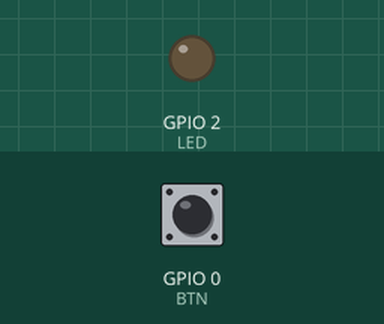
The program below on a simulated ESP32. On the bench: output pins drawn as LEDs (lit = HIGH). The inputs (shaded band) are chosen by the test bench; at power-on: GPIO 0 (BTN) HIGH. WiFi joins after 1.5 s; servers stay silent unless stated; I2S audio is not simulated (input reads silence); random numbers use the default seed unless the program sets one; no MQTT or app messages arrive unless stated; what the program prints to the serial monitor is not drawn.

Above: at 2.7 s.
2.8 s: GPIO 0 (BTN) pulled LOW for 0.15 s
At 2.87 s:
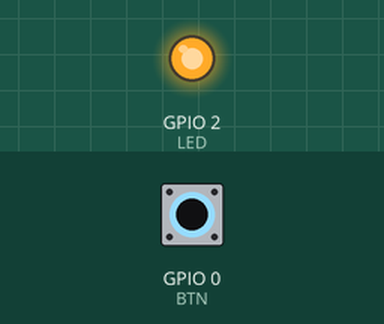
4.4 s: GPIO 0 (BTN) pulled LOW for 3.2 s
At 8.1 s:
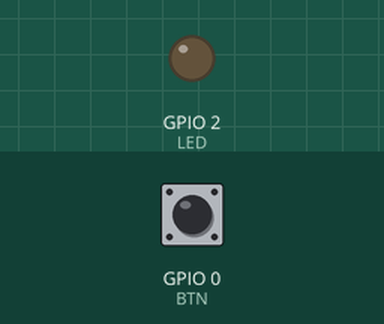
Timing chart, 0 to 9.6 s (numbered marks = the images above; inputs shaded):
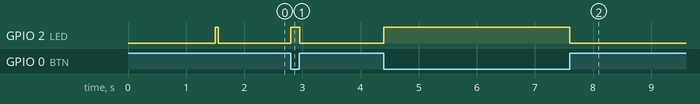

Measured:
- after the input at 2.8 s, GPIO 2 (LED): LOW → HIGH at once, → LOW 0.16 s later
- after the input at 4.4 s, GPIO 2 (LED): LOW → HIGH at once, → LOW 3.2 s later

The program:

main.cpp
```cpp
#include <WiFi.h>
#include <PubSubClient.h>
#include "AudioMqtt.h"
#include "IISAudio.h"
//代码中需要修改两个地方：1、wifi-ssid与密码 2、位于AudioMqtt.h中的角色

const char* ssid     = "Happy";//修改为你的WIFI账号与密码
const char* password = "ping8275";

const char* mqtt_server = "124.223.103.23";//这是树莓的MQTT服务器地址

void wifiInit(void)//连接WIFI
{
    WiFi.mode(WIFI_STA);
    WiFi.begin(ssid, password);
    while (WiFi.status() != WL_CONNECTED) {
      delay(500);
      Serial.print(".");
    }
    Serial.println(WiFi.localIP());
}
bool  BtnisPressed(void)//按键是否按下
{
  bool key=digitalRead(BTN);
  if(1==key)
  {
    return 0;
  }
  else
  {
    return 1 ;
  }
}
bool sendOver=1;//发送完成标志位
bool recOver=0;//接受完成标志位
bool speakOut;//0代表对外讲话，1代表收听

void setup(void)
{
  Serial.begin(115200);
  wifiInit();

  I2SInit();//I2S初始化
  Serial.println("I2SInit over!");

  pinMode(BTN, INPUT_PULLUP);//按键
  pinMode(LED, OUTPUT);//指示灯
  digitalWrite(LED,HIGH);

  client.setServer(mqtt_server, 1883);//mqtt配置
  client.setCallback(callback);//绑定回调函数

  Serial.println(LOCALTOPIC);

}
void loop(void)
{

  if (!client.connected()) {//判断是否连接
    reconnect();
  }
  client.loop();


  if(BtnisPressed())//按下按键发射数据
  {
    speakOut=0;
    digitalWrite(LED,HIGH);//发射时开灯
    int samples_read = I2Sread(samples_16bit,128);//读取数据
    covert_bit(samples_16bit,samples_8bit,samples_read);//发送时转换为8位
    sendData(samples_8bit,samples_read);//发射数据
  }
  else
  {
    vTaskDelay(1);
    speakOut=1;
    if(recOver)
    {
      recOver=0;
      if(digitalRead(LED))//接受数据时闪烁LED
      {
          digitalWrite(LED,LOW);
      }
      else
      {
          digitalWrite(LED,HIGH);
      }
    }
    else
    {
      digitalWrite(LED,LOW);//没有接收到消息，也没有发射，关灯
      i2s_zero_dma_buffer(SPK_I2S_PORT);//清空DMA中缓存的数据，你可以尝试一下不清空（注释这行）是什么效果
    }
  }
}
```

AudioMqtt.cpp
```cpp
#include "AudioMqtt.h"

WiFiClient espClient;
PubSubClient client(espClient);

void callback(char* topic, byte* payload, unsigned int length) {
//  Serial.print("Message arrived [");
//  Serial.print(topic);
//  Serial.print("] ");
//  for (int i = 0; i < length; i++) {
//    Serial.print((char)payload[i]);
//  }
  recOver=1;
  for (int i = 0; i < length; i++)//接收到信息后转换为16bit，补充左右声道，写入到I2S
  {
    recive_16bit[i] = (payload[i] - 128) << 5;
    output_16bit[i * 2 ] = recive_16bit[i];
    output_16bit[i * 2 + 1] = recive_16bit[i];
  }

  I2Swrite(output_16bit,length);
}
void reconnect() {
  // Loop until we're reconnected
  while (!client.connected()) {
    Serial.print("Attempting MQTT connection...");
    // Create a random client ID
    String clientId = "ESP32Client-";
    clientId += String(random(0xffff), HEX);
    if (client.connect(clientId.c_str())) {
      Serial.println("connected");
      // Once connected, publish an announcement...
      // ... and resubscribe
      client.subscribe(LOCALTOPIC,0);
    } else {
      Serial.print("failed, rc=");
      Serial.print(client.state());
      Serial.println(" try again in 5 seconds");
      // Wait 5 seconds before retrying
      delay(5000);
    }
  }
}
void sendData(const uint8_t  *data, uint16_t len)
{
  if(MQTT_CONNECTED==client.state())
  {
    if(false  == client.publish(PUBTOPIC, data,len,0))
    {
      //Serial.println("sendfailed");
    }
    else
    {
      Serial.println("->");
    }

  }
  else
  {
    Serial.println("not connect");
  }

}
```

AudioMqtt.h
```cpp
#ifndef _AUDIOMQTT_
#define _AUDIOMQTT_

#include <PubSubClient.h>
#include <WiFi.h>
#include "IISAudio.h"
extern PubSubClient client;

#define SENDER  1

#if SENDER

#define LOCALTOPIC "ESP32_SENDER"
#define PUBTOPIC   "ESP32_RECVER"

#else

#define LOCALTOPIC "ESP32_RECVER"
#define PUBTOPIC   "ESP32_SENDER"

#endif

extern bool sendOver;//发送完成标志位
extern bool recOver;//接受完成标志位
extern bool speakOut;//0代表对外讲话，1代表收听

void callback(char* topic, byte* payload, unsigned int length);
void reconnect() ;
void sendData(const uint8_t  *data, uint16_t len);

#endif
```

IISAudio.cpp
```cpp
#include "IISAudio.h"

int32_t *samples_32bit;//读出来的原始32位数据，长度128
int16_t *samples_16bit;//转换后的16位数据，长度128
uint8_t *samples_8bit ;//转换后的8位数据，长度128
int16_t *recive_16bit;//接收后转换的16位数据，长度128
int16_t *output_16bit;//发送给扬声器的16位数据，长度256，因为传入数据是双声道所以*2

//mic读取音频配置
const i2s_config_t rec_i2s_config = {
      .mode = i2s_mode_t(I2S_MODE_MASTER | I2S_MODE_RX),
      .sample_rate = SAMPLE_RATE,
      .bits_per_sample = I2S_BITS_PER_SAMPLE_32BIT,
      .channel_format = I2S_CHANNEL_FMT_ONLY_RIGHT,
      .communication_format = i2s_comm_format_t(I2S_COMM_FORMAT_I2S| I2S_COMM_FORMAT_I2S_MSB),
      .intr_alloc_flags = ESP_INTR_FLAG_LEVEL1,
      .dma_buf_count = 4,
      .dma_buf_len = 256,//单位是bits_per_sample
      };
//i2s扬声器播放配置
const i2s_config_t spk_i2s_config = {
      .mode = (i2s_mode_t)(I2S_MODE_MASTER | I2S_MODE_TX),
      .sample_rate = SAMPLE_RATE,
      .bits_per_sample = I2S_BITS_PER_SAMPLE_16BIT,
      .channel_format = I2S_CHANNEL_FMT_RIGHT_LEFT,                           //2-channels
      .communication_format =(i2s_comm_format_t)(I2S_COMM_FORMAT_I2S),
      .intr_alloc_flags = 0,
      .dma_buf_count = 2,
      .dma_buf_len = 512,
};
const i2s_pin_config_t rec_pin_config = {
      .bck_io_num = 4,   // BCKL
      .ws_io_num = 15,    // LRCL
      .data_out_num = -1, // not used (only for speakers)
      .data_in_num = 13   // DOUT
};
const i2s_pin_config_t spk_pin_config = {
      .bck_io_num = 26,
      .ws_io_num = 22,
      .data_out_num = 25,
      .data_in_num = -1   //Not used
};
void I2SInit()
{
  samples_32bit = (int32_t *)malloc(sizeof(int32_t) * 128);
  samples_16bit = (int16_t *)malloc(sizeof(int16_t) * 128);
  samples_8bit =  (uint8_t *)malloc(sizeof(uint8_t) * 128);
  recive_16bit =  (int16_t *)malloc(sizeof(int16_t) * 128);
  output_16bit =  (int16_t *)malloc(2*sizeof(int16_t) * 128);

  esp_err_t err;
  err = i2s_driver_install(REC_I2S_PORT, &rec_i2s_config, 0, NULL);
  CHECK(err);
  err = i2s_set_pin(REC_I2S_PORT, &rec_pin_config);
  CHECK(err);
  err = i2s_driver_install(SPK_I2S_PORT, &spk_i2s_config, 0, NULL);
  CHECK(err);
  err = i2s_set_pin(SPK_I2S_PORT, &spk_pin_config);
  CHECK(err);
  }
int I2Sread(int16_t *samples, int count)// read from i2s
{
    size_t bytes_read = 0;
    if (count>128)
    {
        count = 128;//最少读取128
    }
    i2s_read(REC_I2S_PORT, (char *)samples_32bit, sizeof(int32_t) * count, &bytes_read, portMAX_DELAY);
    int samples_read = bytes_read / sizeof(int32_t);
    for (int i = 0; i < samples_read; i++)
    {
        int32_t temp = samples_32bit[i] >> 11;
        samples[i] = (temp > INT16_MAX) ? INT16_MAX : (temp < -INT16_MAX) ? -INT16_MAX : (int16_t)temp;
    }
    return samples_read;
}
void covert_bit(int16_t *temp_samples_16bit,uint8_t*temp_samples_8bit,uint8_t len )//16位数据转成8位
{
  for(uint8_t i=0;i<len;i++)
  {
    temp_samples_8bit[i]=(temp_samples_16bit[i] + 32768) >> 8;
  }

}
void I2Swrite(int16_t *samples, int count)//数据写入IIS
{
    size_t bytes_written;
    i2s_write(SPK_I2S_PORT, samples, sizeof(uint16_t)*count*2, &bytes_written, portMAX_DELAY);
    Serial.println(count);
}
```

IISAudio.h
```cpp
#ifndef _IISAUDIO_
#define _IISAUDIO_

#include <stdint.h>
#include <Arduino.h>
#include <driver/i2s.h>

#define BTN 0
#define LED 2
#define SAMPLE_RATE 16000

#define CHECK(err)   if (err != ESP_OK) {Serial.printf("Failed installing driver: %d\n", err);while (true);}

const i2s_port_t REC_I2S_PORT = I2S_NUM_0;
const i2s_port_t SPK_I2S_PORT = I2S_NUM_1;

extern int32_t *samples_32bit;//读出来的原始32位数据，长度128
extern int16_t *samples_16bit;//转换后的16位数据，长度128
extern uint8_t *samples_8bit ;//转换后的8位数据，长度128
extern int16_t *recive_16bit;//接收后转换的16位数据，长度128
extern int16_t *output_16bit;//发送给扬声器的16位数据，长度256

void I2SInit();
int I2Sread(int16_t *samples, int count);
void covert_bit(int16_t *temp_samples_16bit,uint8_t*temp_samples_8bit,uint8_t len );
void I2Swrite(int16_t *samples, int count);

#endif
```
